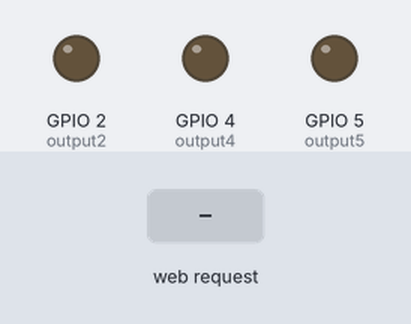
A sketch run on a simulated ESP32. Shown: output pins drawn as LEDs (lit = HIGH). The inputs (shaded band) are chosen by the test bench. WiFi joins after 1.5 s; servers stay silent unless stated; what the sketch prints to the serial monitor is not drawn.

Above: at 2.7 s.
2.8 s: HTTP request GET /5/on received
At 4.0 s:
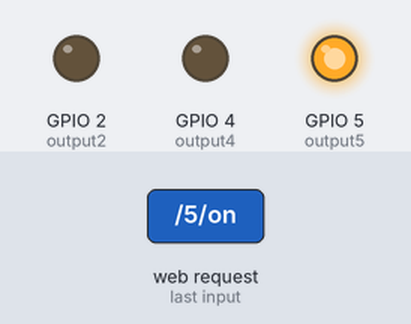
4.3 s: HTTP request GET /4/on received
At 5.3 s:
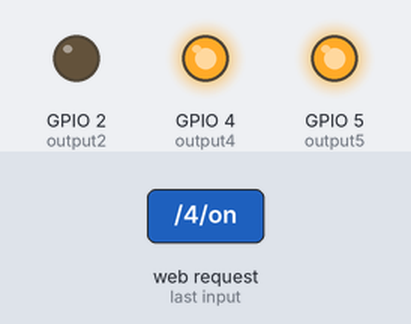
5.8 s: HTTP request GET /5/off received
At 6.5 s:
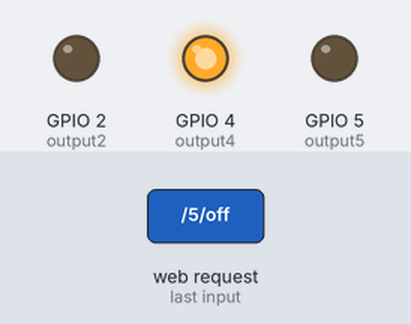
7.3 s: HTTP request GET /2/on received
At 7.6 s:
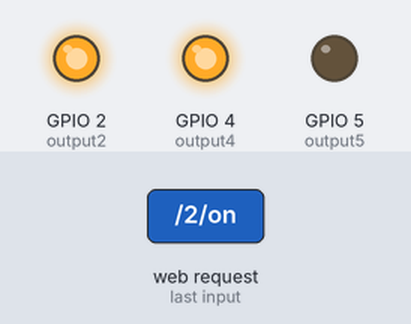
8.8 s: HTTP request GET /4/off received
At 10.0 s:
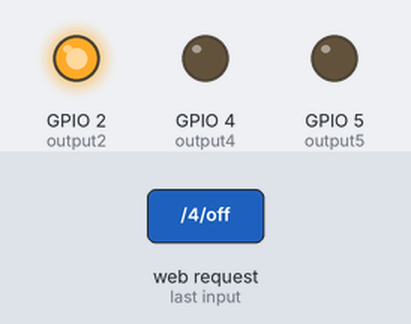
10.3 s: HTTP request GET /2/off received
At 11.1 s:
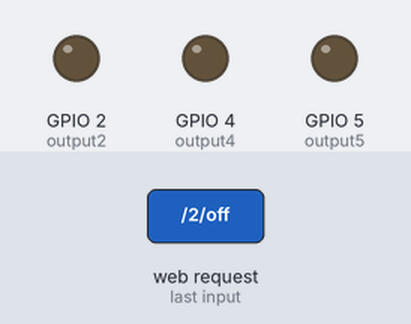
Timing chart, 0 to 12.8 s (numbered marks = the images above; inputs shaded):
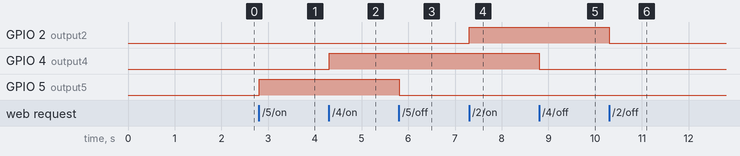

Measured:
- after the input at 2.8 s, GPIO 5 (output5): LOW → HIGH at once
- after the input at 4.3 s, GPIO 4 (output4): LOW → HIGH at once
- after the input at 5.8 s, GPIO 5 (output5): HIGH → LOW at once
- after the input at 7.3 s, GPIO 2 (output2): LOW → HIGH at once
- after the input at 8.8 s, GPIO 4 (output4): HIGH → LOW at once
- after the input at 10.3 s, GPIO 2 (output2): HIGH → LOW at once

The sketch:

esp32_wpa2_ent.ino
```cpp
#include <WiFi.h> //Wifi library
#include "esp_wpa2.h" //wpa2 library for connections to Enterprise networks
#define EAP_IDENTITY "userid@umsystem.edu" //if connecting from another corporation, use identity@organisation.domain in Eduroam
#define EAP_USERNAME "userid@umsystem.edu" //oftentimes just a repeat of the identity
#define EAP_PASSWORD "super-seekret-password" //your Eduroam password
const char* ssid = "MST"; // SSID
int counter = 0;

// NOTE: For some systems, various certification keys are required to connect to the wifi system.
//       Usually you are provided these by the IT department of your organization when certs are required
//       and you can't connect with just an identity and password.
//       Most eduroam setups we have seen do not require this level of authentication, but you should contact
//       your IT department to verify.
//       You should uncomment these and populate with the contents of the files if this is required for your scenario (See Example 2 and Example 3 below).
//const char *ca_pem = "insert your CA cert from your .pem file here";
//const char *client_cert = "insert your client cert from your .crt file here";
//const char *client_key = "insert your client key from your .key file here";
// Set web server port number to 80
WiFiServer server(80);

// Variable to store the HTTP request
String header;

// Auxiliar variables to store the current output state
String output2State = "off";
String output5State = "off";
String output4State = "off";

// Assign output variables to GPIO pins
const int output2 = 2;
const int output5 = 5;
const int output4 = 4;

// Current time
unsigned long currentTime = millis();
// Previous time
unsigned long previousTime = 0;
// Define timeout time in milliseconds (example: 2000ms = 2s)
const long timeoutTime = 2000;


void setup() {
  Serial.begin(115200);
  delay(10);

  // Initialize the output variables as outputs
  pinMode(output2, OUTPUT);
  pinMode(output5, OUTPUT);
  pinMode(output4, OUTPUT);
  // Set outputs to LOW
  digitalWrite(output2, LOW);
  digitalWrite(output5, LOW);
  digitalWrite(output4, LOW);


  Serial.println();
  Serial.print("Connecting to network: ");
  Serial.println(ssid);
  WiFi.disconnect(true);  //disconnect form wifi to set new wifi connection
  WiFi.mode(WIFI_STA); //init wifi mode

  // Example1 (most common): a cert-file-free eduroam with PEAP (or TTLS)
  WiFi.begin(ssid, WPA2_AUTH_PEAP, EAP_IDENTITY, EAP_USERNAME, EAP_PASSWORD);

  // Example 2: a cert-file WPA2 Enterprise with PEAP
  //WiFi.begin(ssid, WPA2_AUTH_PEAP, EAP_IDENTITY, EAP_USERNAME, EAP_PASSWORD, ca_pem, client_cert, client_key);

  // Example 3: TLS with cert-files and no password
  //WiFi.begin(ssid, WPA2_AUTH_TLS, EAP_IDENTITY, NULL, NULL, ca_pem, client_cert, client_key);


  while (WiFi.status() != WL_CONNECTED) {
    delay(500);
    Serial.print(".");
    counter++;
    if(counter>=60){ //after 30 seconds timeout - reset board
      ESP.restart();
    }
  }


  Serial.println("");
  Serial.println("WiFi connected");
  Serial.println("IP address set: ");
  Serial.println(WiFi.localIP()); //print LAN IP

  server.begin();

}
void loop() {
  WiFiClient client = server.available();   // Listen for incoming clients

  if (client) {                             // If a new client connects,
    Serial.println("New Client.");          // print a message out in the serial port
    String currentLine = "";                // make a String to hold incoming data from the client
    currentTime = millis();
    previousTime = currentTime;
    while (client.connected() && currentTime - previousTime <= timeoutTime) { // loop while the client's connected
      currentTime = millis();
      if (client.available()) {             // if there's bytes to read from the client,
        char c = client.read();             // read a byte, then
        Serial.write(c);                    // print it out the serial monitor
        header += c;
        if (c == '\n') {                    // if the byte is a newline character
          // if the current line is blank, you got two newline characters in a row.
          // that's the end of the client HTTP request, so send a response:
          if (currentLine.length() == 0) {
            // HTTP headers always start with a response code (e.g. HTTP/1.1 200 OK)
            // and a content-type so the client knows what's coming, then a blank line:
            client.println("HTTP/1.1 200 OK");
            client.println("Content-type:text/html");
            client.println("Connection: close");
            client.println();

            // turns the GPIOs on and off
            if (header.indexOf("GET /5/on") >= 0) {
              Serial.println("GPIO 5 on");
              output5State = "on";
              digitalWrite(output5, HIGH);
            } else if (header.indexOf("GET /5/off") >= 0) {
              Serial.println("GPIO 5 off");
              output5State = "off";
              digitalWrite(output5, LOW);
            } else if (header.indexOf("GET /4/on") >= 0) {
              Serial.println("GPIO 4 on");
              output4State = "on";
              digitalWrite(output4, HIGH);
            } else if (header.indexOf("GET /4/off") >= 0) {
              Serial.println("GPIO 4 off");
              output4State = "off";
              digitalWrite(output4, LOW);
            } else if (header.indexOf("GET /2/on") >= 0) {
              Serial.println("GPIO 2 on");
              output2State = "on";
              digitalWrite(output2, HIGH);
            } else if (header.indexOf("GET /2/off") >= 0) {
              Serial.println("GPIO 2 off");
              output2State = "off";
              digitalWrite(output2, LOW);
            }

            // Display the HTML web page
            client.println("<!DOCTYPE html><html>");
            client.println("<head><meta name=\"viewport\" content=\"width=device-width, initial-scale=1\">");
            client.println("<link rel=\"icon\" href=\"data:,\">");
            // CSS to style the on/off buttons
            // Feel free to change the background-color and font-size attributes to fit your preferences
            client.println("<style>html { font-family: Helvetica; display: inline-block; margin: 0px auto; text-align: center;}");
            client.println(".button { background-color: #195B6A; border: none; color: white; padding: 16px 40px;");
            client.println("text-decoration: none; font-size: 30px; margin: 2px; cursor: pointer;}");
            client.println(".button2 {background-color: #77878A;}</style></head>");

            // Web Page Heading
            client.println("<body><h1>ESP32 Web Server</h1>");

            // Display current state, and ON/OFF buttons for GPIO 5
            client.println("<p>GPIO 5 - State " + output5State + "</p>");
            // If the output5State is off, it displays the ON button
            if (output5State=="off") {
              client.println("<p><a href=\"/5/on\"><button class=\"button\">ON</button></a></p>");
            } else {
              client.println("<p><a href=\"/5/off\"><button class=\"button button2\">OFF</button></a></p>");
            }

            // Display current state, and ON/OFF buttons for GPIO 4
            client.println("<p>GPIO 4 - State " + output4State + "</p>");
            // If the output4State is off, it displays the ON button
            if (output4State=="off") {
              client.println("<p><a href=\"/4/on\"><button class=\"button\">ON</button></a></p>");
            } else {
              client.println("<p><a href=\"/4/off\"><button class=\"button button2\">OFF</button></a></p>");
            }

            // Display current state, and ON/OFF buttons for GPIO 2
            client.println("<p>GPIO 2 - State " + output2State + "</p>");
            // If the output2State is off, it displays the ON button
            if (output2State=="off") {
              client.println("<p><a href=\"/2/on\"><button class=\"button\">ON</button></a></p>");
            } else {
              client.println("<p><a href=\"/2/off\"><button class=\"button button2\">OFF</button></a></p>");
            }

            client.println("</body></html>");

            // The HTTP response ends with another blank line
            client.println();
            // Break out of the while loop
            break;
          } else { // if you got a newline, then clear currentLine
            currentLine = "";
          }
        } else if (c != '\r') {  // if you got anything else but a carriage return character,
          currentLine += c;      // add it to the end of the currentLine
        }
      }
    }
    // Clear the header variable
    header = "";
    // Close the connection
    client.stop();
    Serial.println("Client disconnected.");
    Serial.println("");
  }
}
```
